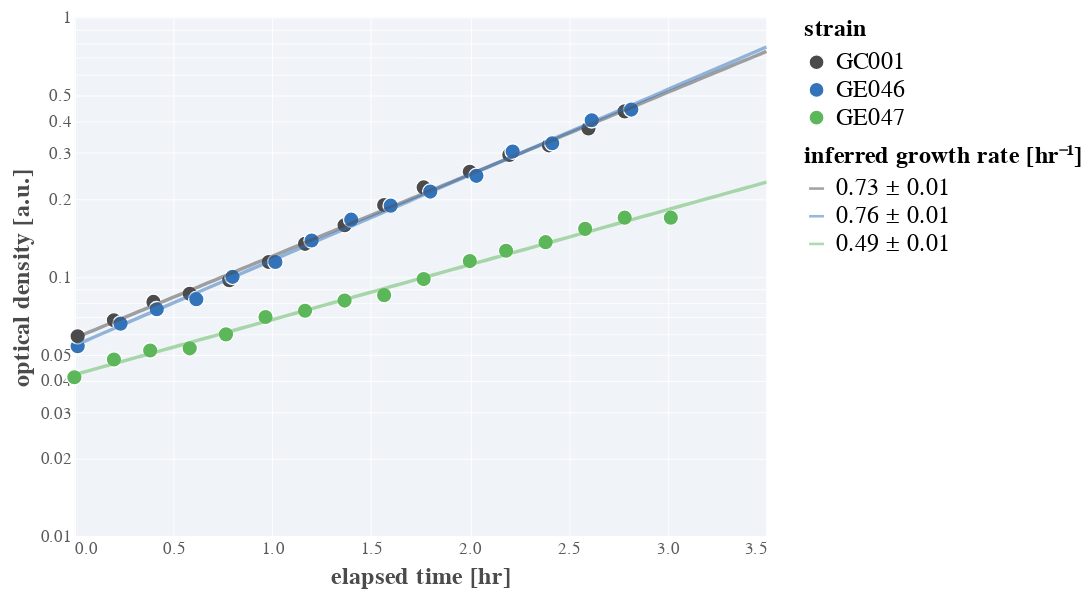

The notebook cell this image was saved under:
### Markdown cell above
## January 20

### Code cell
# Load and clean the data
jan20 = pd.read_csv('../../data/2021-01-20_r1_GE046_GE047_GC001_growth.csv')

#Drop the first time point because it is weird
jan20 = jan20[jan20['elapsed_time_min'] > 0]
jan20['elapsed_time_min'] -= jan20['elapsed_time_min'].min()
jan20['elapsed_time_hr'] = jan20['elapsed_time_min'].values / 60

# Plot!
base = alt.Chart(jan20).encode(
        x=alt.X(field='elapsed_time_hr', type='quantitative', title='elapsed time [hr]'),
        y=alt.Y(field='od_600nm', type='quantitative', title='optical density [a.u.]',
                scale=alt.Scale(type='log')),
        color=alt.Color(field='strain', type='nominal', title='strain'))
#         shape=alt.Shape(field='strain', type='nominal', title='strain'))

jan20_point = base.mark_point(size=80)


# SHow the optimal one
optimal = pd.DataFrame(np.array([time, np.exp(-3 + 0.9 * time)]).T, columns=['elapsed_time_hr', 'od_600'])

# optimal_plot = alt.Chart(optimal).encode(
#                 x=alt.X(field='elapsed_time_hr', type='quantitative', title=''),
#                 y=alt.Y(field='od_600', type='quantitative', title='',
#                         scale=alt.Scale(type='log'))).mark_line(color=colors['primary_red'])
    
    
    
# Compute the fits and plot on top.
time = np.linspace(0, 3.5, 100)
fit_stats = pd.DataFrame([])
fit_dfs = []
for g, d in jan20.groupby(['strain']):
    slope, inter, _, _, se = scipy.stats.linregress(d['elapsed_time_hr'].values, 
                                                    np.log(d['od_600nm'].values))
    fit_stats = fit_stats.append({'strain':g, 'intercept': inter, 'slope':slope, 'sem':se},
                            ignore_index=True)
              
    # Compute the fit over elapsed time
    fit = inter + slope * time
    _df = pd.DataFrame(np.array([time, np.exp(fit)]).T, columns=['elapsed_time_hr', 'od_600'])
    _df['strain'] = g
    _df['growth_rate'] = f'{slope:0.2f} ± {se:0.2f}'
    fit_dfs.append(_df)
    print(f"Strain {g}: λ = {slope:0.2f} ± {se:0.2f} hr^-1")
fit_df = pd.concat(fit_dfs)


fit_base = alt.Chart(fit_df).encode(
            x=alt.X(field='elapsed_time_hr', type='quantitative', title='elapsed time [hr]'),
            y=alt.Y(field='od_600', type='quantitative', title='optical density [a.u.]',
                    scale=alt.Scale(type='log')),
            color=alt.Color(field='growth_rate', type='nominal',
                            scale=alt.Scale(domain=fit_df['growth_rate'].unique(),
                                            range=palette[:3]),
                            title='inferred growth rate [hr\u207B\u00b9]'))

fit_plot = fit_base.mark_line(size=2, opacity=0.5)
layer = alt.layer(jan20_point, fit_plot).resolve_scale(color='independent')
layer
# layer.save('/Users/gchure/Desktop/2020-01-20_strain_growth.png')

### Figure 1 — Vega-Lite specification as saved in the notebook (floating-point values rounded to 4 significant figures; data arrays with more than 128 entries replaced by an {"elided": "..."} marker saying what was removed)
{"config": {"background": "white", "group": {"fill": "white"}, "view": {"strokeWidth": 0, "height": 300, "width": 400, "fill": "#f0f3f7"}, "point": {"size": 40, "filled": true, "opacity": 1, "strokeWidth": 0.75, "stroke": "#FFFFFF"}, "square": {"size": 40, "filled": true, "opacity": 1, "strokeWidth": 0.75, "stroke": "#FFFFFF"}, "circle": {"size": 40, "filled": true, "opacity": 1, "strokeWidth": 0.75, "stroke": "#FFFFFF"}, "line": {"size": 2}, "axis": {"domainColor": "#ffffff", "domainWidth": 0.5, "labelColor": "#5b5b5b", "labelFontSize": 10, "labelFont": "Nunito", "titleFont": "Nunito", "titleFontWeight": 700, "titleFontSize": 14, "titleColor": "#4b4b4b", "grid": true, "gridColor": "#ffffff", "gridWidth": 0.5, "ticks": false}, "range": {"category": ["#4c4b4c", "#3373ba", "#5cb75b", "#d8534f", "#8066ad", "#f0ad4d"]}, "legend": {"labelFontSize": 14, "labelFont": "Nunito", "titleFont": "Nunito", "titleFontSize": 14, "titleFontWeight": 700, "titleFontColor": "#44b4b4b", "symbolSize": 75}, "title": {"font": "Nunito", "fontWeight": 700, "fontSize": 14, "fontColor": "#4b4b4b"}}, "layer": [{"data": {"name": "data-b3bc7db928d183589fdd2181b8d7bbc0"}, "mark": {"type": "point", "size": 80}, "encoding": {"color": {"type": "nominal", "field": "strain", "title": "strain"}, "x": {"type": "quantitative", "field": "elapsed_time_hr", "title": "elapsed time [hr]"}, "y": {"type": "quantitative", "field": "od_600nm", "scale": {"type": "log"}, "title": "optical density [a.u.]"}}}, {"data": {"name": "data-1732067ed7ee91d97b3f45de4e0fb44a"}, "mark": {"type": "line", "opacity": 0.5, "size": 2}, "encoding": {"color": {"type": "nominal", "field": "growth_rate", "scale": {"domain": ["0.73 ± 0.01", "0.76 ± 0.01", "0.49 ± 0.01"], "range": ["#4c4b4c", "#3373ba", "#5cb75b"]}, "title": "inferred growth rate [hr⁻¹]"}, "x": {"type": "quantitative", "field": "elapsed_time_hr", "title": "elapsed time [hr]"}, "y": {"type": "quantitative", "field": "od_600", "scale": {"type": "log"}, "title": "optical density [a.u.]"}}}], "resolve": {"scale": {"color": "independent"}}, "$schema": "https://vega.github.io/schema/vega-lite/v4.8.1.json", "datasets": {"data-b3bc7db928d183589fdd2181b8d7bbc0": [{"clock_time": "12:33", "elapsed_time_min": 1, "strain": "GE046", "od_600nm": 0.054, "carbon_source": "glucose", "date": "2021-01-20", "elapsed_time_hr": 0.01667}, {"clock_time": "12:33", "elapsed_time_min": 0, "strain": "GE047", "od_600nm": 0.041, "carbon_source": "glucose", "date": "2021-01-20", "elapsed_time_hr": 0.0}, {"clock_time": "12:34", "elapsed_time_min": 1, "strain": "GC001", "od_600nm": 0.059, "carbon_source": "glucose", "date": "2021-01-20", "elapsed_time_hr": 0.01667}, {"clock_time": "12:45", "elapsed_time_min": 12, "strain": "GE047", "od_600nm": 0.048, "carbon_source": "glucose", "date": "2021-01-20", "elapsed_time_hr": 0.2}, {"clock_time": "12:45", "elapsed_time_min": 12, "strain": "GC001", "od_600nm": 0.068, "carbon_source": "glucose", "date": "2021-01-20", "elapsed_time_hr": 0.2}, {"clock_time": "12:46", "elapsed_time_min": 14, "strain": "GE046", "od_600nm": 0.066, "carbon_source": "glucose", "date": "2021-01-20", "elapsed_time_hr": 0.2333}, {"clock_time": "12:56", "elapsed_time_min": 23, "strain": "GE047", "od_600nm": 0.052, "carbon_source": "glucose", "date": "2021-01-20", "elapsed_time_hr": 0.3833}, {"clock_time": "12:57", "elapsed_time_min": 24, "strain": "GC001", "od_600nm": 0.08, "carbon_source": "glucose", "date": "2021-01-20", "elapsed_time_hr": 0.4}, {"clock_time": "12:57", "elapsed_time_min": 25, "strain": "GE046", "od_600nm": 0.075, "carbon_source": "glucose", "date": "2021-01-20", "elapsed_time_hr": 0.4167}, {"clock_time": "13:08", "elapsed_time_min": 35, "strain": "GE047", "od_600nm": 0.053, "carbon_source": "glucose", "date": "2021-01-20", "elapsed_time_hr": 0.5833}, {"clock_time": "13:08", "elapsed_time_min": 35, "strain": "GC001", "od_600nm": 0.086, "carbon_source": "glucose", "date": "2021-01-20", "elapsed_time_hr": 0.5833}, {"clock_time": "13:09", "elapsed_time_min": 37, "strain": "GE046", "od_600nm": 0.082, "carbon_source": "glucose", "date": "2021-01-20", "elapsed_time_hr": 0.6167}, {"clock_time": "13:19", "elapsed_time_min": 46, "strain": "GE047", "od_600nm": 0.06, "carbon_source": "glucose", "date": "2021-01-20", "elapsed_time_hr": 0.7667}, {"clock_time": "13:20", "elapsed_time_min": 47, "strain": "GC001", "od_600nm": 0.097, "carbon_source": "glucose", "date": "2021-01-20", "elapsed_time_hr": 0.7833}, {"clock_time": "13:20", "elapsed_time_min": 48, "strain": "GE046", "od_600nm": 0.1, "carbon_source": "glucose", "date": "2021-01-20", "elapsed_time_hr": 0.8}, {"clock_time": "13:31", "elapsed_time_min": 58, "strain": "GE047", "od_600nm": 0.07, "carbon_source": "glucose", "date": "2021-01-20", "elapsed_time_hr": 0.9667}, {"clock_time": "13:32", "elapsed_time_min": 59, "strain": "GC001", "od_600nm": 0.114, "carbon_source": "glucose", "date": "2021-01-20", "elapsed_time_hr": 0.9833}, {"clock_time": "13:33", "elapsed_time_min": 61, "strain": "GE046", "od_600nm": 0.114, "carbon_source": "glucose", "date": "2021-01-20", "elapsed_time_hr": 1.017}, {"clock_time": "13:43", "elapsed_time_min": 70, "strain": "GE047", "od_600nm": 0.074, "carbon_source": "glucose", "date": "2021-01-20", "elapsed_time_hr": 1.167}, {"clock_time": "13:43", "elapsed_time_min": 70, "strain": "GC001", "od_600nm": 0.134, "carbon_source": "glucose", "date": "2021-01-20", "elapsed_time_hr": 1.167}, {"clock_time": "13:44", "elapsed_time_min": 72, "strain": "GE046", "od_600nm": 0.138, "carbon_source": "glucose", "date": "2021-01-20", "elapsed_time_hr": 1.2}, {"clock_time": "13:55", "elapsed_time_min": 82, "strain": "GE047", "od_600nm": 0.081, "carbon_source": "glucose", "date": "2021-01-20", "elapsed_time_hr": 1.367}, {"clock_time": "13:55", "elapsed_time_min": 82, "strain": "GC001", "od_600nm": 0.158, "carbon_source": "glucose", "date": "2021-01-20", "elapsed_time_hr": 1.367}, {"clock_time": "13:56", "elapsed_time_min": 84, "strain": "GE046", "od_600nm": 0.166, "carbon_source": "glucose", "date": "2021-01-20", "elapsed_time_hr": 1.4}, {"clock_time": "14:07", "elapsed_time_min": 94, "strain": "GE047", "od_600nm": 0.085, "carbon_source": "glucose", "date": "2021-01-20", "elapsed_time_hr": 1.567}, {"clock_time": "14:07", "elapsed_time_min": 94, "strain": "GC001", "od_600nm": 0.189, "carbon_source": "glucose", "date": "2021-01-20", "elapsed_time_hr": 1.567}, {"clock_time": "14:08", "elapsed_time_min": 96, "strain": "GE046", "od_600nm": 0.188, "carbon_source": "glucose", "date": "2021-01-20", "elapsed_time_hr": 1.6}, {"clock_time": "14:19", "elapsed_time_min": 106, "strain": "GE047", "od_600nm": 0.098, "carbon_source": "glucose", "date": "2021-01-20", "elapsed_time_hr": 1.767}, {"clock_time": "14:19", "elapsed_time_min": 106, "strain": "GC001", "od_600nm": 0.221, "carbon_source": "glucose", "date": "2021-01-20", "elapsed_time_hr": 1.767}, {"clock_time": "14:20", "elapsed_time_min": 108, "strain": "GE046", "od_600nm": 0.213, "carbon_source": "glucose", "date": "2021-01-20", "elapsed_time_hr": 1.8}, {"clock_time": "14:33", "elapsed_time_min": 120, "strain": "GE047", "od_600nm": 0.115, "carbon_source": "glucose", "date": "2021-01-20", "elapsed_time_hr": 2.0}, {"clock_time": "14:33", "elapsed_time_min": 120, "strain": "GC001", "od_600nm": 0.254, "carbon_source": "glucose", "date": "2021-01-20", "elapsed_time_hr": 2.0}, {"clock_time": "14:34", "elapsed_time_min": 122, "strain": "GE046", "od_600nm": 0.245, "carbon_source": "glucose", "date": "2021-01-20", "elapsed_time_hr": 2.033}, {"clock_time": "14:44", "elapsed_time_min": 131, "strain": "GE047", "od_600nm": 0.126, "carbon_source": "glucose", "date": "2021-01-20", "elapsed_time_hr": 2.183}, {"clock_time": "14:45", "elapsed_time_min": 132, "strain": "GC001", "od_600nm": 0.295, "carbon_source": "glucose", "date": "2021-01-20", "elapsed_time_hr": 2.2}, {"clock_time": "14:45", "elapsed_time_min": 133, "strain": "GE046", "od_600nm": 0.304, "carbon_source": "glucose", "date": "2021-01-20", "elapsed_time_hr": 2.217}, {"clock_time": "14:56", "elapsed_time_min": 143, "strain": "GE047", "od_600nm": 0.136, "carbon_source": "glucose", "date": "2021-01-20", "elapsed_time_hr": 2.383}, {"clock_time": "14:57", "elapsed_time_min": 144, "strain": "GC001", "od_600nm": 0.321, "carbon_source": "glucose", "date": "2021-01-20", "elapsed_time_hr": 2.4}, {"clock_time": "14:57", "elapsed_time_min": 145, "strain": "GE046", "od_600nm": 0.327, "carbon_source": "glucose", "date": "2021-01-20", "elapsed_time_hr": 2.417}, {"clock_time": "15:08", "elapsed_time_min": 155, "strain": "GE047", "od_600nm": 0.153, "carbon_source": "glucose", "date": "2021-01-20", "elapsed_time_hr": 2.583}, {"clock_time": "15:09", "elapsed_time_min": 156, "strain": "GC001", "od_600nm": 0.373, "carbon_source": "glucose", "date": "2021-01-20", "elapsed_time_hr": 2.6}, {"clock_time": "15:09", "elapsed_time_min": 157, "strain": "GE046", "od_600nm": 0.401, "carbon_source": "glucose", "date": "2021-01-20", "elapsed_time_hr": 2.617}, {"clock_time": "15:20", "elapsed_time_min": 167, "strain": "GE047", "od_600nm": 0.169, "carbon_source": "glucose", "date": "2021-01-20", "elapsed_time_hr": 2.783}, {"clock_time": "15:20", "elapsed_time_min": 167, "strain": "GC001", "od_600nm": 0.434, "carbon_source": "glucose", "date": "2021-01-20", "elapsed_time_hr": 2.783}, {"clock_time": "15:21", "elapsed_time_min": 169, "strain": "GE046", "od_600nm": 0.441, "carbon_source": "glucose", "date": "2021-01-20", "elapsed_time_hr": 2.817}, {"clock_time": "15:33", "elapsed_time_min": 181, "strain": "GE047", "od_600nm": 0.169, "carbon_source": "glucose", "date": "2021-01-20", "elapsed_time_hr": 3.017}], "data-1732067ed7ee91d97b3f45de4e0fb44a": {"elided": "300 records"}}}
